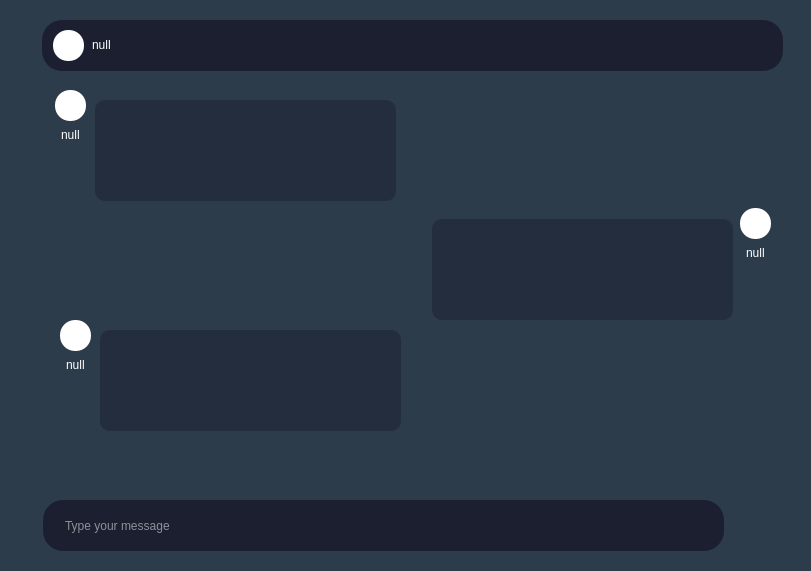
   <widget class="QWidget" name="chat_bg" native="true">
    <property name="geometry">
     <rect>
      <x>280</x>
      <y>0</y>
      <width>811</width>
      <height>571</height>
     </rect>
    </property>
    <property name="styleSheet">
     <string notr="true">    background-color: rgb(44, 60, 75);
border-radius: 10px;
</string>
    </property>
    <widget class="QWidget" name="user_bg_2" native="true">
     <property name="geometry">
      <rect>
       <x>42</x>
       <y>20</y>
       <width>741</width>
       <height>51</height>
      </rect>
     </property>
     <property name="styleSheet">
      <string notr="true">background-color: rgb(27, 31, 48);
border-radius: 20px;
</string>
     </property>
     <widget class="QGraphicsView" name="user_img">
      <property name="geometry">
       <rect>
        <x>11</x>
        <y>10</y>
        <width>31</width>
        <height>31</height>
       </rect>
      </property>
      <property name="styleSheet">
       <string notr="true">QGraphicsView {
    background-color: rgb(255, 255, 255);
    width: 25px; /* Set width and height to same value */
    height: 25px; /* Set width and height to same value */
    border-radius: 15px; /* Half of width/height for a circle */
}
</string>
      </property>
     </widget>
     <widget class="QLabel" name="user_name">
      <property name="geometry">
       <rect>
        <x>50</x>
        <y>17</y>
        <width>49</width>
        <height>16</height>
       </rect>
      </property>
      <property name="styleSheet">
       <string notr="true">color: rgb(255, 255, 255);</string>
      </property>
      <property name="text">
       <string>null</string>
      </property>
     </widget>
     <widget class="QPushButton" name="callButton">
      <property name="geometry">
       <rect>
        <x>609</x>
        <y>13</y>
        <width>40</width>
        <height>24</height>
       </rect>
      </property>
      <property name="text">
       <string/>
      </property>
      <property name="icon">
       <iconset resource="wardenfort.qrc">
        <normaloff>:/wardenfort/phone-call.png</normaloff>:/wardenfort/phone-call.png</iconset>
      </property>
      <property name="iconSize">
       <size>
        <width>20</width>
        <height>20</height>
       </size>
      </property>
     </widget>
     <widget class="QPushButton" name="findButton">
      <property name="geometry">
       <rect>
        <x>659</x>
        <y>12</y>
        <width>30</width>
        <height>24</height>
       </rect>
      </property>
      <property name="text">
       <string/>
      </property>
      <property name="icon">
       <iconset resource="wardenfort.qrc">
        <normaloff>:/wardenfort/find.png</normaloff>:/wardenfort/find.png</iconset>
      </property>
      <property name="iconSize">
       <size>
        <width>20</width>
        <height>20</height>
       </size>
      </property>
     </widget>
     <widget class="QPushButton" name="optionButton">
      <property name="geometry">
       <rect>
        <x>699</x>
        <y>12</y>
        <width>30</width>
        <height>24</height>
       </rect>
      </property>
      <property name="text">
       <string/>
      </property>
      <property name="icon">
       <iconset resource="wardenfort.qrc">
        <normaloff>:/wardenfort/dots.png</normaloff>:/wardenfort/dots.png</iconset>
      </property>
      <property name="iconSize">
       <size>
        <width>20</width>
        <height>20</height>
       </size>
      </property>
     </widget>
    </widget>
    <widget class="QLineEdit" name="typeField">
     <property name="geometry">
      <rect>
       <x>43</x>
       <y>500</y>
       <width>681</width>
       <height>51</height>
      </rect>
     </property>
     <property name="styleSheet">
      <string notr="true">background-color: rgb(27, 31, 48);
color: rgb(255, 255, 255);
border-radius: 20px;
padding-left: 20px;</string>
     </property>
     <property name="placeholderText">
      <string>Type your message</string>
     </property>
    </widget>
    <widget class="QPushButton" name="uploadimgButton">
     <property name="geometry">
      <rect>
       <x>573</x>
       <y>515</y>
       <width>40</width>
       <height>24</height>
      </rect>
     </property>
     <property name="styleSheet">
      <string notr="true">background-color: rgba(255, 255, 255, 0);</string>
     </property>
     <property name="text">
      <string/>
     </property>
     <property name="icon">
      <iconset resource="wardenfort.qrc">
       <normaloff>:/wardenfort/photo.png</normaloff>:/wardenfort/photo.png</iconset>
     </property>
     <property name="iconSize">
      <size>
       <width>25</width>
       <height>25</height>
      </size>
     </property>
    </widget>
    <widget class="QPushButton" name="emojiButton">
     <property name="geometry">
      <rect>
       <x>620</x>
       <y>514</y>
       <width>40</width>
       <height>24</height>
      </rect>
     </property>
     <property name="styleSheet">
      <string notr="true">background-color: rgba(255, 255, 255, 0);</string>
     </property>
     <property name="text">
      <string/>
     </property>
     <property name="icon">
      <iconset resource="wardenfort.qrc">
       <normaloff>:/wardenfort/happy.png</normaloff>:/wardenfort/happy.png</iconset>
     </property>
     <property name="iconSize">
      <size>
       <width>25</width>
       <height>25</height>
      </size>
     </property>
    </widget>
    <widget class="QPushButton" name="sendButton">
     <property name="geometry">
      <rect>
       <x>736</x>
       <y>516</y>
       <width>40</width>
       <height>24</height>
      </rect>
     </property>
     <property name="styleSheet">
      <string notr="true">background-color: rgba(255, 255, 255, 0);</string>
     </property>
     <property name="text">
      <string/>
     </property>
     <property name="icon">
      <iconset resource="wardenfort.qrc">
       <normaloff>:/wardenfort/send.png</normaloff>:/wardenfort/send.png</iconset>
     </property>
     <property name="iconSize">
      <size>
       <width>25</width>
       <height>25</height>
      </size>
     </property>
    </widget>
    <widget class="QPushButton" name="uploadfileButton">
     <property name="geometry">
      <rect>
       <x>659</x>
       <y>513</y>
       <width>40</width>
       <height>24</height>
      </rect>
     </property>
     <property name="styleSheet">
      <string notr="true">background-color: rgba(255, 255, 255, 0);</string>
     </property>
     <property name="text">
      <string/>
     </property>
     <property name="icon">
      <iconset resource="wardenfort.qrc">
       <normaloff>:/wardenfort/upload (1).png</normaloff>:/wardenfort/upload (1).png</iconset>
     </property>
     <property name="iconSize">
      <size>
       <width>25</width>
       <height>25</height>
      </size>
     </property>
    </widget>
    <widget class="QGraphicsView" name="receiver_img_1">
     <property name="geometry">
      <rect>
       <x>55</x>
       <y>90</y>
       <width>31</width>
       <height>31</height>
      </rect>
     </property>
     <property name="styleSheet">
      <string notr="true">QGraphicsView {
    background-color: rgb(255, 255, 255);
    width: 25px; /* Set width and height to same value */
    height: 25px; /* Set width and height to same value */
    border-radius: 15px; /* Half of width/height for a circle */
}
</string>
     </property>
    </widget>
    <widget class="QLineEdit" name="receiver_box_1">
     <property name="geometry">
      <rect>
       <x>95</x>
       <y>100</y>
       <width>301</width>
       <height>101</height>
      </rect>
     </property>
     <property name="styleSheet">
      <string notr="true">QLineEdit {
    background-color: rgba(27, 31, 48, 0.5);
}</string>
     </property>
    </widget>
    <widget class="QLabel" name="receiver_time_1">
     <property name="geometry">
      <rect>
       <x>61</x>
       <y>127</y>
       <width>31</width>
       <height>16</height>
      </rect>
     </property>
     <property name="styleSheet">
      <string notr="true">color: rgb(255, 255, 255);</string>
     </property>
     <property name="text">
      <string>null</string>
     </property>
    </widget>
    <widget class="QLabel" name="sender_time_1">
     <property name="geometry">
      <rect>
       <x>746</x>
       <y>245</y>
       <width>31</width>
       <height>16</height>
      </rect>
     </property>
     <property name="styleSheet">
      <string notr="true">color: rgb(255, 255, 255);</string>
     </property>
     <property name="text">
      <string>null</string>
     </property>
    </widget>
    <widget class="QGraphicsView" name="sender_img_1">
     <property name="geometry">
      <rect>
       <x>740</x>
       <y>208</y>
       <width>31</width>
       <height>31</height>
      </rect>
     </property>
     <property name="styleSheet">
      <string notr="true">QGraphicsView {
    background-color: rgb(255, 255, 255);
    width: 25px; /* Set width and height to same value */
    height: 25px; /* Set width and height to same value */
    border-radius: 15px; /* Half of width/height for a circle */
}
</string>
     </property>
    </widget>
    <widget class="QLineEdit" name="sender_box_1">
     <property name="geometry">
      <rect>
       <x>432</x>
       <y>219</y>
       <width>301</width>
       <height>101</height>
      </rect>
     </property>
     <property name="styleSheet">
      <string notr="true">QLineEdit {
    background-color: rgba(27, 31, 48, 0.5);
}</string>
     </property>
    </widget>
    <widget class="QLabel" name="receiver_time_2">
     <property name="geometry">
      <rect>
       <x>66</x>
       <y>357</y>
       <width>31</width>
       <height>16</height>
      </rect>
     </property>
     <property name="styleSheet">
      <string notr="true">color: rgb(255, 255, 255);</string>
     </property>
     <property name="text">
      <string>null</string>
     </property>
    </widget>
    <widget class="QGraphicsView" name="receiver_img_2">
     <property name="geometry">
      <rect>
       <x>60</x>
       <y>320</y>
       <width>31</width>
       <height>31</height>
      </rect>
     </property>
     <property name="styleSheet">
      <string notr="true">QGraphicsView {
    background-color: rgb(255, 255, 255);
    width: 25px; /* Set width and height to same value */
    height: 25px; /* Set width and height to same value */
    border-radius: 15px; /* Half of width/height for a circle */
}
</string>
     </property>
    </widget>
    <widget class="QLineEdit" name="receiver_box_2">
     <property name="geometry">
      <rect>
       <x>100</x>
       <y>330</y>
       <width>301</width>
       <height>101</height>
      </rect>
     </property>
     <property name="styleSheet">
      <string notr="true">QLineEdit {
    background-color: rgba(27, 31, 48, 0.5);
}</string>
     </property>
    </widget>
   </widget>
